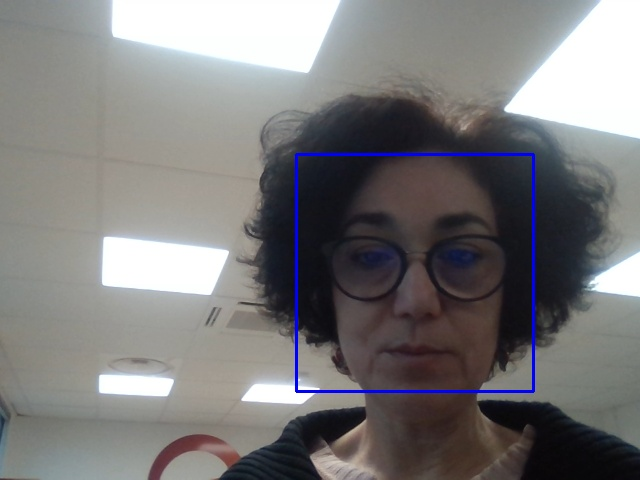
#> input picture biometries_data/faces/adj_aaa.jpg, 640 x 480 px, given in place of the camera
$ python iris_processing.py
#> lines starting #> are read from the running program, lines starting #| are printed output that depends on the picture; after the words box and inside, x2 and y2 are one past the last pixel; in counts of white or black regions, pixels touching at a corner belong together
import os
import cv2
import numpy as np

# Function to center a tkinter window
# [13 lines left out: function center, not called in this run]

class IrisRecognition:

    def __init__(self):
        # Load the Haar Cascade classifier for eye detection
        self.eye_cascade_classifier = cv2.CascadeClassifier(fr"{self.get_path('utils/haarcascade_eye.xml', 'code')}")

    def get_path(self, imfile, ipath="interface"):
#> in enroll_iris, photo is the input picture: shape (480, 640, 3); mean B, G, R 122.9, 122.2, 123.5
        current_directory = os.path.dirname(os.path.realpath(__file__))
        project_directory = os.path.dirname(current_directory)
        image_path = os.path.join(project_directory, ipath, imfile)
        return image_path

    def detect_faces(self, image, object_classifier, divider=4):
#> called with divider = 4
        gray_image = cv2.cvtColor(image, cv2.COLOR_RGB2GRAY)
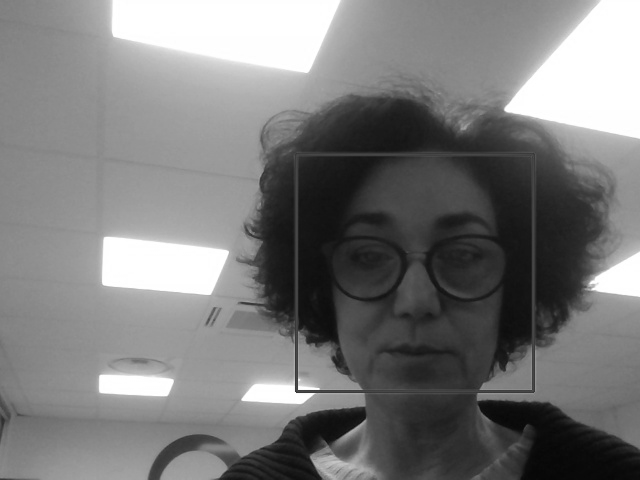
#> gray_image: shape (480, 640); min 6, max 255, mean 122.6
        small_image = cv2.resize(gray_image, (int(gray_image.shape[1]/divider), int(gray_image.shape[0]/divider)))
        min_object_size = (20, 20)
        haar_scale = 1.2
        min_neighbors = 2
        haar_flags = 0
        objects = object_classifier.detectMultiScale(small_image, haar_scale, min_neighbors, haar_flags, min_object_size)
#> objects = ()
        return objects * divider

    # [41 lines left out: functions detect_eyes, find_pupil, sort_features_by_brightness, find_average_brightness_of_feature, mask_image_by_feature, circle_pupil, not called in this run]

    def draw(self, photo):
        if photo is not None:
            image_to_show = photo.copy()
        else:
            image_to_show = photo
        eyes = self.detect_faces(image_to_show, self.eye_cascade_classifier)
#> eyes = ()
        rightmost_eye = None
        if eyes is not None:
            for eye in eyes:
                (x, y) = eye[0], eye[1]
                (x2, y2) = (eye[0] + eye[2]), (eye[1] + eye[3])
                if (rightmost_eye is None) or (x < rightmost_eye.x):
                    rightmost_eye = self.Eye(x, y, x2, y2)
#> this loop made 0 passes
        eye_image = None
        if rightmost_eye is not None:
            eye_image = image_to_show[rightmost_eye.y:rightmost_eye.y2, rightmost_eye.x:rightmost_eye.x2]
        binary_eye_image = None
        if eye_image is not None:
            eye_histogram = [0] * 256
            eye_image = cv2.cvtColor(eye_image, cv2.COLOR_BGR2GRAY)
            for i in range(256):
                value_count = (eye_image == i).sum()
                eye_histogram[i] = value_count
            count = 0
            index = 255
            while count < (eye_image.size * 3 / 4):
                count += eye_histogram[index]
                index -= 1
            quarter_threshold = index
            binary_eye_image = cv2.equalizeHist((eye_image < quarter_threshold) * eye_image)
        relative_iris_coordinates = None
        if binary_eye_image is not None:
            eye_circles = cv2.HoughCircles(binary_eye_image, cv2.HOUGH_GRADIENT, dp=3, minDist=500, param1=50,
                                          param2=30, minRadius=0, maxRadius=int(binary_eye_image.shape[0] / 5))
            if eye_circles is not None:
                circle = eye_circles[0][0]
                relative_iris_coordinates = (circle[0], circle[1])
        absolute_iris_coordinates = None
        if relative_iris_coordinates is not None and rightmost_eye is not None:
            absolute_iris_coordinates = (int(relative_iris_coordinates[0] + rightmost_eye.x),
                                         int(relative_iris_coordinates[1] + rightmost_eye.y))
            cv2.circle(image_to_show, absolute_iris_coordinates, 5, (255, 0, 0), thickness=10)
        iris_image = None
        if absolute_iris_coordinates is not None:
            x = absolute_iris_coordinates[0]
            y = absolute_iris_coordinates[1]
            w = 60
            h = 60
            iris_image = photo[y - h:y + h, x - w:x + w]

            # Check if the iris image is not empty before resizing
            if iris_image.shape[0] > 0 and iris_image.shape[1] > 0:
                iris_image_to_show = cv2.resize(iris_image, (int(iris_image.shape[1] * 2), int(iris_image.shape[0] * 2)),
                                                interpolation=cv2.INTER_LINEAR)
                image_to_show[0:iris_image_to_show.shape[0], 0:0 + iris_image_to_show.shape[1]] = iris_image_to_show
            else:
                print("Warning: Iris image is empty, cannot resize.")

        iris_picture = None
        if iris_image is not None:
            iris_gray = cv2.cvtColor(iris_image, cv2.COLOR_BGR2GRAY)
            iris_circles_image = iris_image.copy()
            iris_circles = cv2.HoughCircles(iris_gray, cv2.HOUGH_GRADIENT, dp=2, minDist=100)
            if iris_circles is not None:
                circle = iris_circles[0][0]
                cv2.circle(iris_circles_image, (int(circle[0]), int(circle[1])), int(circle[2]), (255, 0, 0), thickness=2)
            pupil_coords = self.find_pupil(iris_gray)
            if pupil_coords is not None:
                cv2.circle(iris_circles_image, pupil_coords[:2], pupil_coords[2], (0, 255, 0), 4)
            if iris_circles is not None and pupil_coords is not None:
                ic = iris_circles[0][0]
                pc = pupil_coords
                if abs(ic[0] - pc[0]) < ic[2] and abs(ic[1] - pc[1]) < ic[2] and pc[2] < ic[2]:
                    iris_picture = iris_circles_image
            iris_circles_to_show = cv2.resize(iris_circles_image, (int(iris_image.shape[1] * 2), int(iris_image.shape[0] * 2)))
            image_to_show[0:iris_circles_to_show.shape[0], 200:200 + iris_circles_to_show.shape[1]] = iris_circles_to_show
        window_name = "Iris Enrolling"
        cv2.namedWindow(window_name, cv2.WINDOW_NORMAL)
        cv2.resizeWindow(window_name, 640, 480)
        cv2.moveWindow(window_name, 363, 144)
        cv2.imshow(window_name, image_to_show)
        if cv2.waitKey(10) > 0:
#> (key Esc is pressed here)
            return True, iris_picture
        return False, iris_picture

    class Eye:
        # [9 lines left out: function __init__, not called in this run]

    def enroll_iris(self, filename):
        camera = cv2.VideoCapture(0)
        while True:
            result, photo = camera.read()
            finished, iris = self.draw(photo)
#> finished = True
            if result:
                if iris is not None:
                    image_path = fr"{self.get_path('iris','biometries_data')}\{filename}"
                    cv2.imwrite(image_path, iris)
                    camera.release()
                    cv2.destroyAllWindows()

                if finished:
                    break

if __name__ == '__main__':
    ir = IrisRecognition()
    ir.enroll_iris("runrun.jpg")

$ run again, on biometries_data/faces/alkhado_heva.jpg
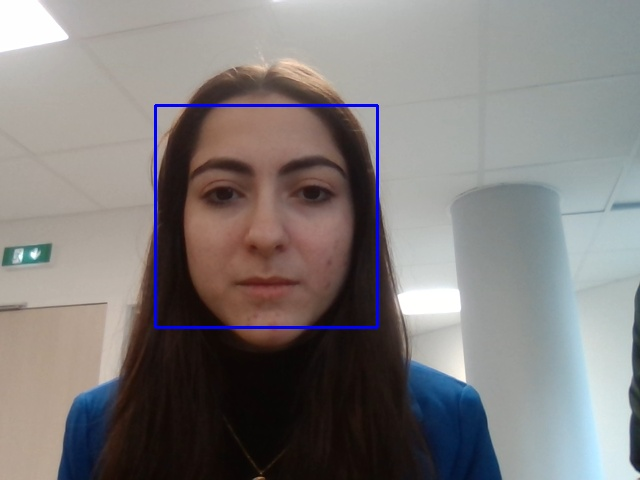
#> input picture biometries_data/faces/alkhado_heva.jpg, 640 x 480 px, given in place of the camera
#> in enroll_iris, photo is the input picture: shape (480, 640, 3); mean B, G, R 124, 124.6, 128.6
#> objects = [[45, 36, 21, 21]]
#> eyes = [[180, 144, 84, 84]]
#> the loop in draw, `for eye in eyes:` made 1 pass
#> (eye, x, y, x2, y2) on pass 1: ([180, 144, 84, 84], 180, 144, 264, 228)
#> the loop in draw, `for i in range(256):` made 256 passes
#> value_count on passes 1 to 3: 0, 0, 0
#> after the loop in draw, `for i in range(256):`: eye_histogram = 256 values, max 161 at index 128, min 0 at index 0, mean 27.56
#> after the loop in draw, `while count < (eye_image.size * 3 / 4):`: count = 5299; index = 60
#> eye_circles = [[16.5, 13.5, 14.1]]
#> circle = [16.5, 13.5, 14.1]
#> relative_iris_coordinates = (16.5, 13.5)
#> absolute_iris_coordinates = (196, 157)
#> in draw, `x = absolute_iris_coordinates[0]`: x = 196
#> in draw, `y = absolute_iris_coordinates[1]`: y = 157
#> iris_circles = None
#> all_features = 71 keypoints; strongest (x, y, size): (77, 61, 114.4), (60, 60, 114), (72, 60, 107.9), (70, 64, 103.1)
#> large_features has the same summary as all_features
#> small_features = 32 keypoints; strongest (x, y, size): (35, 67, 58.7), (36, 60, 56.7), (91, 42, 56.2), (92, 41, 55.1)
#> circle_mask_image: shape (120, 120); values 0 (black) and 1 (white), 2.6% white; 1 white region, box (x1, y1, x2, y2) and area: (74, 87, 97, 110) 377
#> circle_mask_image: shape (120, 120); values 0 (black) and 1 (white), 0.67% white; 1 white region, box (x1, y1, x2, y2) and area: (99, 0, 112, 10) 96
#> circle_mask_image: shape (120, 120); values 0 (black) and 1 (white), 0.67% white; 1 white region, box (x1, y1, x2, y2) and area: (98, 0, 111, 10) 96
#> circle_mask_image: shape (120, 120); values 0 (black) and 1 (white), 0.67% white; 1 white region, box (x1, y1, x2, y2) and area: (97, 0, 110, 10) 96
#> circle_mask_image: shape (120, 120); values 0 (black) and 1 (white), 0.67% white; 1 white region, box (x1, y1, x2, y2) and area: (96, 0, 109, 10) 96
#> circle_mask_image: shape (120, 120); values 0 (black) and 1 (white), 0.67% white; 1 white region, box (x1, y1, x2, y2) and area: (95, 0, 108, 10) 96
#> circle_mask_image: shape (120, 120); values 0 (black) and 1 (white), 3.1% white; 1 white region, box (x1, y1, x2, y2) and area: (17, 10, 42, 35) 441
#> circle_mask_image: shape (120, 120); values 0 (black) and 1 (white), 7% white; 1 white region, box (x1, y1, x2, y2) and area: (13, 18, 50, 55) 1009
#> circle_mask_image: shape (120, 120); values 0 (black) and 1 (white), 7.8% white; 1 white region, box (x1, y1, x2, y2) and area: (12, 18, 51, 57) 1129
#> circle_mask_image: shape (120, 120); values 0 (black) and 1 (white), 7.8% white; 1 white region, box (x1, y1, x2, y2) and area: (12, 19, 51, 58) 1129
#> circle_mask_image: shape (120, 120); values 0 (black) and 1 (white), 8.7% white; 1 white region, box (x1, y1, x2, y2) and area: (11, 18, 52, 59) 1257
#> circle_mask_image: shape (120, 120); values 0 (black) and 1 (white), 8.7% white; 1 white region, box (x1, y1, x2, y2) and area: (11, 19, 52, 60) 1257
#> circle_mask_image: shape (120, 120); values 0 (black) and 1 (white), 9.5% white; 1 white region, box (x1, y1, x2, y2) and area: (10, 21, 53, 64) 1373
#> circle_mask_image: shape (120, 120); values 0 (black) and 1 (white), 9.5% white; 1 white region, box (x1, y1, x2, y2) and area: (10, 20, 53, 63) 1373
#> circle_mask_image: shape (120, 120); values 0 (black) and 1 (white), 9.5% white; 1 white region, box (x1, y1, x2, y2) and area: (11, 21, 54, 64) 1373
#> circle_mask_image: shape (120, 120); values 0 (black) and 1 (white), 18.3% white; 1 white region, box (x1, y1, x2, y2) and area: (6, 38, 65, 97) 2629
#> circle_mask_image: shape (120, 120); values 0 (black) and 1 (white), 17% white; 1 white region, box (x1, y1, x2, y2) and area: (7, 31, 64, 88) 2453
#> circle_mask_image: shape (120, 120); values 0 (black) and 1 (white), 15.9% white; 1 white region, box (x1, y1, x2, y2) and area: (65, 14, 120, 69) 2289
#> circle_mask_image: shape (120, 120); values 0 (black) and 1 (white), 15.9% white; 1 white region, box (x1, y1, x2, y2) and area: (64, 14, 119, 69) 2289
#> in mask_image_by_feature (call 32), `cv2.circle(circle_mask_image, (int(feature.pt[0]), int(feature.pt[1]))..`:
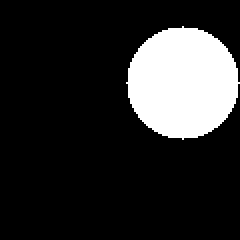
#> circle_mask_image: shape (120, 120) (shown 2 times larger); values 0 (black) and 1 (white), 17% white; 1 white region, box (x1, y1, x2, y2) and area: (63, 13, 120, 70) 2453
#> features_and_brightness = 32 items
#> sorted_features = 32 keypoints; strongest (x, y, size): (35, 67, 58.7), (36, 60, 56.7), (91, 42, 56.2), (92, 41, 54.2)
#> pupil = keypoint at (85.7, 98.4), size 23.2
#> pupil_coords = (85, 98, 11)
#> iris_circles_image: shape (120, 120, 3); mean B, G, R 87.8, 91.7, 106.9
#> in draw, `image_to_show[0:iris_circles_to_show.shape[0], 200:200 + iris_circles_..`:
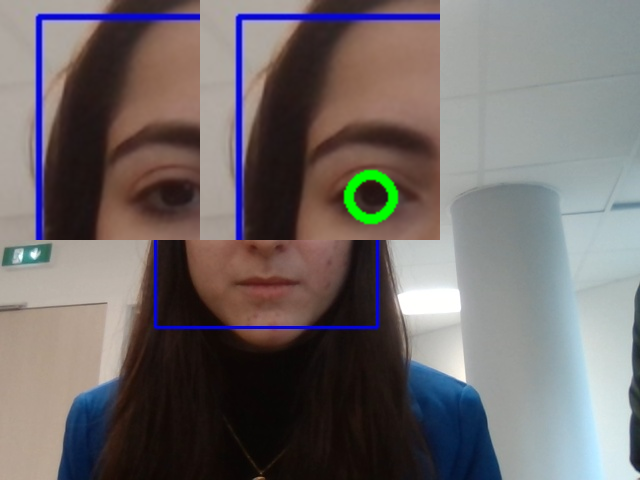
#> image_to_show: shape (480, 640, 3); mean B, G, R 106.3, 106, 112.3
#> finished = True

$ run again, on biometries_data/faces/benthami_yachine.jpg
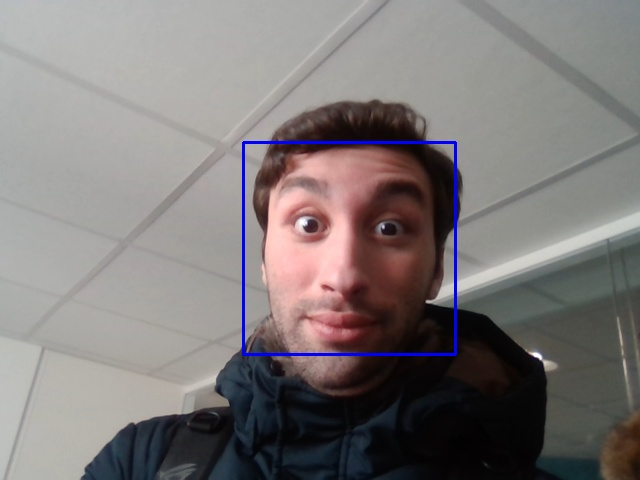
#> input picture biometries_data/faces/benthami_yachine.jpg, 640 x 480 px, given in place of the camera
#> in enroll_iris, photo is the input picture: shape (480, 640, 3); mean B, G, R 120.3, 120.6, 125.8
#> objects = [[68, 44, 21, 21]]
#> eyes = [[272, 176, 84, 84]]
#> the loop in draw, `for eye in eyes:` made 1 pass
#> (eye, x, y, x2, y2) on pass 1: ([272, 176, 84, 84], 272, 176, 356, 260)
#> the loop in draw, `for i in range(256):` made 256 passes
#> value_count on passes 1 to 3: 0, 0, 0
#> after the loop in draw, `for i in range(256):`: eye_histogram = 256 values, max 212 at index 219, min 0 at index 0, mean 27.56
#> the loop in draw, `while count < (eye_image.size * 3 / 4):` made 115 passes
#> count on passes 1 to 8: 3, 10, 10, 12, 13, 13, 14, 14
#> after the loop in draw, `while count < (eye_image.size * 3 / 4):`: count = 5318; index = 140
#> eye_circles = [[28.5, 16.5, 14.1]]
#> circle = [28.5, 16.5, 14.1]
#> relative_iris_coordinates = (28.5, 16.5)
#> absolute_iris_coordinates = (300, 192)
#> in draw, `x = absolute_iris_coordinates[0]`: x = 300
#> in draw, `y = absolute_iris_coordinates[1]`: y = 192
#> iris_circles = None
#> all_features = 83 keypoints; strongest (x, y, size): (63, 69, 121.9), (64, 68, 121.9), (58, 58, 114.1), (60, 60, 114)
#> large_features = 74 keypoints; strongest (x, y, size): (63, 69, 121.9), (64, 68, 121.9), (58, 58, 114.1), (60, 60, 114)
#> small_features = 35 keypoints; strongest (x, y, size): (16, 63, 48.3), (15, 63, 46.8), (69, 90, 35.6), (68, 90, 35.1)
#> circle_mask_image: shape (120, 120); values 0 (black) and 1 (white), 1.1% white; 1 white region, box (x1, y1, x2, y2) and area: (91, 0, 108, 13) 165
#> circle_mask_image: shape (120, 120); values 0 (black) and 1 (white), 1.8% white; 1 white region, box (x1, y1, x2, y2) and area: (11, 66, 30, 85) 253
#> circle_mask_image: shape (120, 120); values 0 (black) and 1 (white), 0.92% white; 1 white region, box (x1, y1, x2, y2) and area: (108, 89, 120, 104) 132
#> circle_mask_image: shape (120, 120); values 0 (black) and 1 (white), 1.1% white; 1 white region, box (x1, y1, x2, y2) and area: (107, 87, 120, 104) 165
#> circle_mask_image: shape (120, 120); values 0 (black) and 1 (white), 1.1% white; 1 white region, box (x1, y1, x2, y2) and area: (107, 86, 120, 103) 165
#> circle_mask_image: shape (120, 120); values 0 (black) and 1 (white), 1.1% white; 1 white region, box (x1, y1, x2, y2) and area: (107, 85, 120, 102) 165
#> circle_mask_image: shape (120, 120); values 0 (black) and 1 (white), 1.8% white; 1 white region, box (x1, y1, x2, y2) and area: (104, 81, 120, 102) 262
#> circle_mask_image: shape (120, 120); values 0 (black) and 1 (white), 1.8% white; 1 white region, box (x1, y1, x2, y2) and area: (104, 80, 120, 101) 262
#> circle_mask_image: shape (120, 120); values 0 (black) and 1 (white), 2.1% white; 1 white region, box (x1, y1, x2, y2) and area: (103, 78, 120, 101) 303
#> circle_mask_image: shape (120, 120); values 0 (black) and 1 (white), 2.2% white; 1 white region, box (x1, y1, x2, y2) and area: (102, 77, 120, 100) 322
#> circle_mask_image: shape (120, 120); values 0 (black) and 1 (white), 1.8% white; 1 white region, box (x1, y1, x2, y2) and area: (66, 81, 85, 100) 253
#> circle_mask_image: shape (120, 120); values 0 (black) and 1 (white), 3.7% white; 1 white region, box (x1, y1, x2, y2) and area: (59, 79, 86, 106) 529
#> circle_mask_image: shape (120, 120); values 0 (black) and 1 (white), 4.3% white; 1 white region, box (x1, y1, x2, y2) and area: (57, 78, 86, 107) 613
#> circle_mask_image: shape (120, 120); values 0 (black) and 1 (white), 4.9% white; 1 white region, box (x1, y1, x2, y2) and area: (54, 76, 85, 107) 709
#> circle_mask_image: shape (120, 120); values 0 (black) and 1 (white), 5.5% white; 1 white region, box (x1, y1, x2, y2) and area: (52, 74, 85, 107) 797
#> circle_mask_image: shape (120, 120); values 0 (black) and 1 (white), 6.3% white; 1 white region, box (x1, y1, x2, y2) and area: (51, 73, 86, 108) 901
#> circle_mask_image: shape (120, 120); values 0 (black) and 1 (white), 6.3% white; 1 white region, box (x1, y1, x2, y2) and area: (51, 72, 86, 107) 901
#> circle_mask_image: shape (120, 120); values 0 (black) and 1 (white), 1.7% white; 1 white region, box (x1, y1, x2, y2) and area: (4, 0, 23, 17) 243
#> circle_mask_image: shape (120, 120); values 0 (black) and 1 (white), 1.4% white; 1 white region, box (x1, y1, x2, y2) and area: (7, 10, 24, 27) 197
#> circle_mask_image: shape (120, 120); values 0 (black) and 1 (white), 10.3% white; 1 white region, box (x1, y1, x2, y2) and area: (0, 39, 39, 86) 1479
#> circle_mask_image: shape (120, 120); values 0 (black) and 1 (white), 11% white; 1 white region, box (x1, y1, x2, y2) and area: (0, 38, 40, 87) 1582
#> in mask_image_by_feature (call 35), `cv2.circle(circle_mask_image, (int(feature.pt[0]), int(feature.pt[1]))..`:
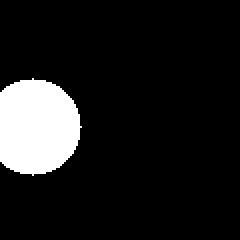
#> circle_mask_image: shape (120, 120) (shown 2 times larger); values 0 (black) and 1 (white), 11.2% white; 1 white region, box (x1, y1, x2, y2) and area: (0, 39, 41, 88) 1617
#> features_and_brightness = 35 items
#> sorted_features = 35 keypoints; strongest (x, y, size): (16, 63, 48.3), (15, 63, 46.8), (69, 90, 35.6), (68, 90, 34.2)
#> pupil = keypoint at (99.1, 4.6), size 17
#> pupil_coords = (99, 4, 8)
#> iris_circles_image: shape (120, 120, 3); mean B, G, R 130.4, 125.8, 159.6
#> in draw, `image_to_show[0:iris_circles_to_show.shape[0], 200:200 + iris_circles_..`:
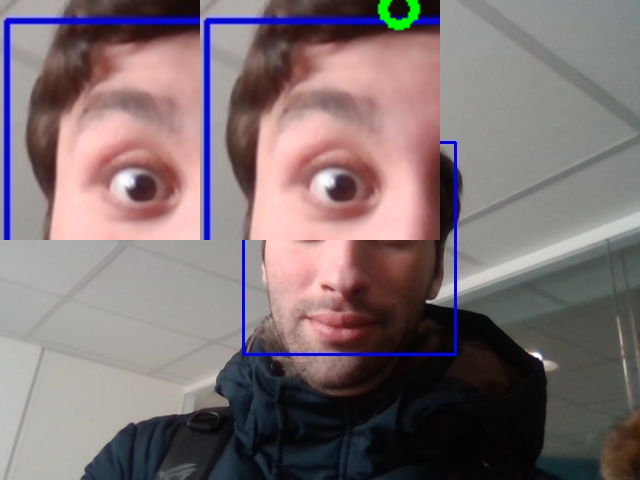
#> image_to_show: shape (480, 640, 3); mean B, G, R 114.2, 112, 126.1
#> finished = True

$ run again, on biometries_data/faces/bourenane_lyna.jpg
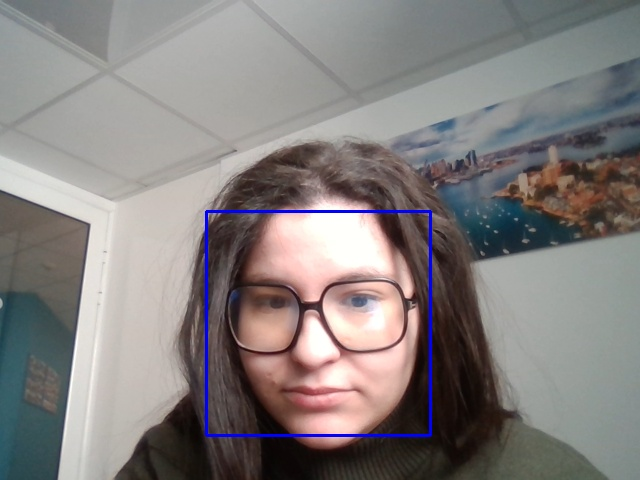
#> input picture biometries_data/faces/bourenane_lyna.jpg, 640 x 480 px, given in place of the camera
#> in enroll_iris, photo is the input picture: shape (480, 640, 3); mean B, G, R 126.5, 127.2, 132.2
#> in detect_faces, `gray_image = cv2.cvtColor(image, cv2.COLOR_RGB2GRAY)`:
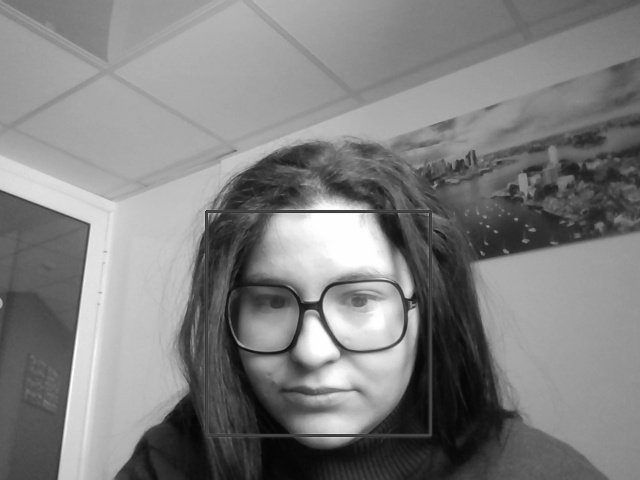
#> gray_image: shape (480, 640); min 3, max 255, mean 127.6
#> in detect_faces, `small_image = cv2.resize(gray_image, (int(gray_image.shape[1]/divider)..`:
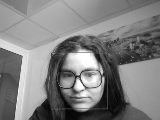
#> small_image: shape (120, 160); min 5, max 255, mean 127.7
#> objects = ()
#> finished = True
